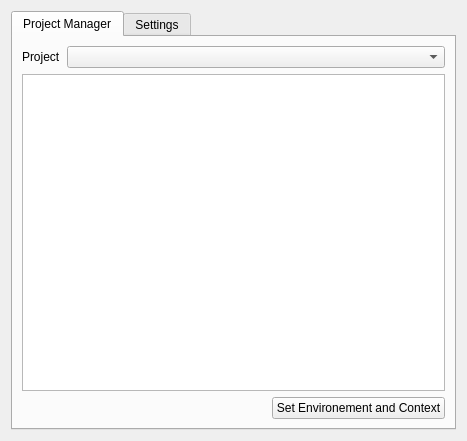
<?xml version="1.0" encoding="UTF-8"?>
<ui version="4.0">
 <class>Form</class>
 <widget class="QWidget" name="Form">
  <property name="geometry">
   <rect>
    <x>0</x>
    <y>0</y>
    <width>467</width>
    <height>441</height>
   </rect>
  </property>
  <property name="sizePolicy">
   <sizepolicy hsizetype="Maximum" vsizetype="Maximum">
    <horstretch>0</horstretch>
    <verstretch>0</verstretch>
   </sizepolicy>
  </property>
  <property name="minimumSize">
   <size>
    <width>467</width>
    <height>441</height>
   </size>
  </property>
  <property name="windowTitle">
   <string>Form</string>
  </property>
  <layout class="QVBoxLayout" name="verticalLayout">
   <item>
    <widget class="QTabWidget" name="tabWidget">
     <property name="currentIndex">
      <number>0</number>
     </property>
     <widget class="QWidget" name="p_manager">
      <attribute name="title">
       <string>Project Manager</string>
      </attribute>
      <layout class="QVBoxLayout" name="verticalLayout_3">
       <item>
        <layout class="QHBoxLayout" name="horizontalLayout">
         <property name="sizeConstraint">
          <enum>QLayout::SetNoConstraint</enum>
         </property>
         <item>
          <widget class="QLabel" name="label_4">
           <property name="sizePolicy">
            <sizepolicy hsizetype="Maximum" vsizetype="Preferred">
             <horstretch>0</horstretch>
             <verstretch>0</verstretch>
            </sizepolicy>
           </property>
           <property name="text">
            <string>Project</string>
           </property>
          </widget>
         </item>
         <item>
          <widget class="QComboBox" name="project_box"/>
         </item>
        </layout>
       </item>
       <item>
        <widget class="QTreeView" name="treeView">
         <property name="editTriggers">
          <set>QAbstractItemView::NoEditTriggers</set>
         </property>
         <attribute name="headerVisible">
          <bool>false</bool>
         </attribute>
        </widget>
       </item>
       <item alignment="Qt::AlignRight">
        <widget class="QPushButton" name="set_env_button">
         <property name="sizePolicy">
          <sizepolicy hsizetype="Maximum" vsizetype="Fixed">
           <horstretch>0</horstretch>
           <verstretch>0</verstretch>
          </sizepolicy>
         </property>
         <property name="text">
          <string>Set Environement and Context</string>
         </property>
        </widget>
       </item>
      </layout>
     </widget>
     <widget class="QWidget" name="Settings">
      <attribute name="title">
       <string>Settings</string>
      </attribute>
      <layout class="QVBoxLayout" name="verticalLayout_2">
       <item>
        <layout class="QFormLayout" name="settings_form_layout">
         <property name="rowWrapPolicy">
          <enum>QFormLayout::DontWrapRows</enum>
         </property>
         <property name="labelAlignment">
          <set>Qt::AlignRight|Qt::AlignTrailing|Qt::AlignVCenter</set>
         </property>
         <item row="0" column="0">
          <widget class="QLabel" name="label">
           <property name="text">
            <string>Kitsu API adress</string>
           </property>
          </widget>
         </item>
         <item row="0" column="1">
          <widget class="QLineEdit" name="lineEdit"/>
         </item>
         <item row="1" column="0">
          <widget class="QLabel" name="label_2">
           <property name="text">
            <string>Username</string>
           </property>
          </widget>
         </item>
         <item row="1" column="1">
          <widget class="QLineEdit" name="lineEdit_2"/>
         </item>
         <item row="2" column="0">
          <widget class="QLabel" name="label_3">
           <property name="text">
            <string>Password</string>
           </property>
          </widget>
         </item>
         <item row="2" column="1">
          <widget class="QLineEdit" name="lineEdit_3">
           <property name="echoMode">
            <enum>QLineEdit::Password</enum>
           </property>
          </widget>
         </item>
         <item row="3" column="1">
          <widget class="QPushButton" name="save_settings_button">
           <property name="text">
            <string>Save</string>
           </property>
          </widget>
         </item>
        </layout>
       </item>
      </layout>
     </widget>
    </widget>
   </item>
  </layout>
 </widget>
 <resources/>
 <connections/>
</ui>
